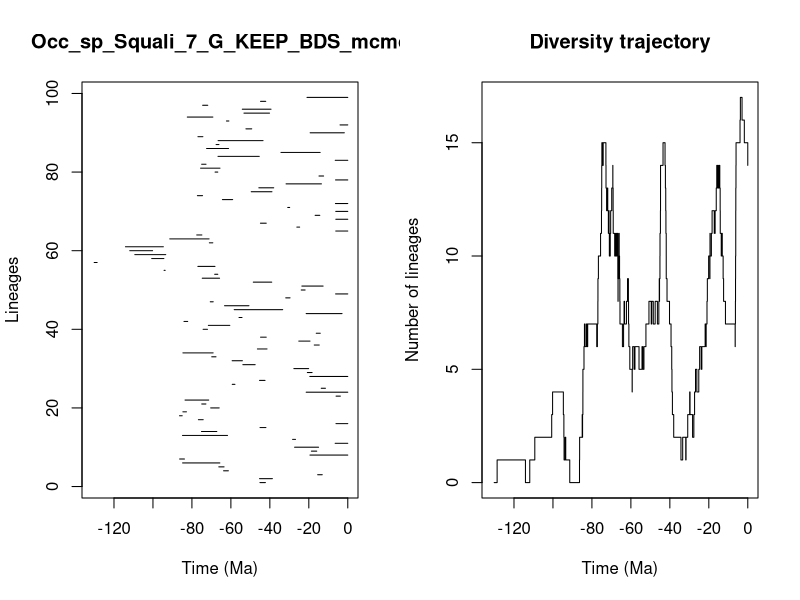

Reproduce this figure in R.


pdf(file='../Results/Species/5_MA_bins_EP/pyrate_mcmc_logs/Occ_sp_Squali_7_G_KEEP_BDS_mcmc_LTT.pdf',width=0.6*20, height=0.6*10)
title = "Occ_sp_Squali_7_G_KEEP_BDS_mcmc"
ts=c(45.08201251765877, 45.29019267742421,15.454326967846473,63.75152125628078,66.20357041253644,84.79227244039596,86.31209658859079,19.419361809745702,18.681943080953086,27.30618610565332,6.480448366311994,28.33594507856028,84.83649656594285,75.09422154871741,45.04381072086816,6.061463139925884,76.67113424579357,86.37257375534271,84.63793565563577,70.3761702461325,74.95781404186954,83.53722252400071,6.01653305606081,21.354948720296484,13.622662118247213,59.3081480902334,45.2982599635336,19.480911625695555,20.7532013505893,27.67948105953221,53.86097828606837,59.356996562460985,69.83476660425072,84.62324642452356,46.386944560168104,17.210144339655294,25.14716268195229,44.77761560292978,16.184856612251544,74.25193845741062,71.56258777874513,84.06954723843113,55.82314343345098,21.36272142344108,58.30068477302597,63.25528441185657,70.5825245158639,31.84053954543132,6.253454767555875,23.89517079658856,23.571392838256372,48.500545497466845,74.70369237314013,68.31718437569313,94.29442510098919,76.94441347440291,130.17102890991416,100.64132088223285,109.31631654798683,111.9055984158847,114.12023264143917,71.0567934468868,91.37484524080206,77.52644183069584,6.171930265547928,26.140758591897356,44.83512536440539,6.138506121936809,16.75669564647221,6.17488128779756,30.821576165926857,6.339136028429453,64.3458256700652,77.1885288506926,49.558094946213565,45.652865663224226,31.681789578857977,6.288284709290881,14.783638928902757,68.11821736617023,75.56117845700754,75.00015956787549,6.444480648090035,66.61205448079185,34.299356573476615,72.46574636414779,67.5863870968094,66.56542993214605,76.90754903555363,19.318876757340284,52.278876685669765,3.974057221133475,62.27732517686282,82.3743071915868,53.29403370574858,54.14935392781835,74.49010448969238,44.784514716961304,20.93408351058582)
te=c(42.277359587299244, 38.684885730049665,13.093669208059234,61.27206453320695,63.496547417402475,65.66635860242161,83.83496849412097,0.0,15.923963336576392,14.993970021876862,0.0,26.82363122824968,61.72278823528418,67.212078608397,42.01442372973415,0.0,74.21587684120598,84.99033429036292,82.80954994797051,66.00188070419154,72.81970355437869,71.37386149846144,3.8022602251125113,0.0,11.461382854229162,57.910527227373606,42.46684807735389,0.0,18.314801839938504,20.087396326277254,47.53511533007363,54.0969088109996,67.64309777473073,69.11886872683142,41.44854436601229,14.646849093106324,19.39176577514213,41.85952991776918,14.130126722078838,72.01965651174267,60.5470924758603,82.16907313482584,54.29139990600572,2.9432187466612723,33.41006425540003,50.72636645941574,69.0656154486526,29.629454573675588,0.0,21.886128055282036,12.650693457996706,39.027092713049356,65.80926020848001,66.71413633713875,93.72910935086675,68.15941069164947,128.65546734168262,94.39152177364367,93.43516419209075,100.18718464994879,94.66140777401377,69.2767763272114,71.19599319306793,74.89124108282651,0.0,24.70837091634005,41.854410752816925,0.0,14.362422801921262,0.0,29.819631252761123,0.0,59.08638991935625,74.53552018674533,38.922052800283616,38.01596834624722,13.518618087809132,0.0,12.412892313047367,66.71451666858644,65.59646704640039,72.76793454541658,0.0,45.44004520771486,14.175436916212625,61.19162413513427,66.13883000108905,43.49863996278915,74.37632105034537,1.772903438587084,49.29956318709215,0.0,61.02931304567088,69.24455382713553,40.17333592716542,39.389266387194844,71.87264720349106,42.10932322739629,0.0)
div_traj=c(0, 1,0,1,2,3,4,3,2,1,2,1,0,1,2,3,2,3,4,5,6,7,6,7,6,7,6,7,8,9,10,11,12,13,14,15,14,15,14,15,14,15,14,13,12,13,12,11,12,11,10,11,12,13,14,13,12,11,10,11,10,11,10,11,10,9,8,9,10,11,10,9,8,7,6,7,8,7,8,9,8,7,6,5,4,5,6,5,6,5,6,5,6,5,6,7,8,7,8,7,8,7,8,9,8,9,10,11,12,13,14,15,14,13,12,11,10,9,8,7,6,5,4,3,2,1,2,1,2,3,4,3,2,3,4,5,4,5,6,5,6,7,6,7,8,9,10,9,10,11,10,11,12,11,12,13,14,13,14,13,14,13,12,11,10,11,10,9,8,7,6,7,8,9,10,11,12,13,14,15,16,17,16,15,14)
time_events=c(130.17102890991416, 128.65546734168262,114.12023264143917,111.9055984158847,109.31631654798683,100.64132088223285,100.18718464994879,94.66140777401377,94.39152177364367,94.29442510098919,93.72910935086675,93.43516419209075,91.37484524080206,86.37257375534271,86.31209658859079,84.99033429036292,84.83649656594285,84.79227244039596,84.63793565563577,84.62324642452356,84.06954723843113,83.83496849412097,83.53722252400071,82.80954994797051,82.3743071915868,82.16907313482584,77.52644183069584,77.1885288506926,76.94441347440291,76.90754903555363,76.67113424579357,75.56117845700754,75.09422154871741,75.00015956787549,74.95781404186954,74.89124108282651,74.70369237314013,74.53552018674533,74.49010448969238,74.37632105034537,74.25193845741062,74.21587684120598,72.81970355437869,72.76793454541658,72.46574636414779,72.01965651174267,71.87264720349106,71.56258777874513,71.37386149846144,71.19599319306793,71.0567934468868,70.5825245158639,70.3761702461325,69.83476660425072,69.2767763272114,69.24455382713553,69.11886872683142,69.0656154486526,68.31718437569313,68.15941069164947,68.11821736617023,67.64309777473073,67.5863870968094,67.212078608397,66.71451666858644,66.71413633713875,66.61205448079185,66.56542993214605,66.20357041253644,66.13883000108905,66.00188070419154,65.80926020848001,65.66635860242161,65.59646704640039,64.3458256700652,63.75152125628078,63.496547417402475,63.25528441185657,62.27732517686282,61.72278823528418,61.27206453320695,61.19162413513427,61.02931304567088,60.5470924758603,59.356996562460985,59.3081480902334,59.08638991935625,58.30068477302597,57.910527227373606,55.82314343345098,54.29139990600572,54.14935392781835,54.0969088109996,53.86097828606837,53.29403370574858,52.278876685669765,50.72636645941574,49.558094946213565,49.29956318709215,48.500545497466845,47.53511533007363,46.386944560168104,45.652865663224226,45.44004520771486,45.2982599635336,45.29019267742421,45.08201251765877,45.04381072086816,44.83512536440539,44.784514716961304,44.77761560292978,43.49863996278915,42.46684807735389,42.277359587299244,42.10932322739629,42.01442372973415,41.85952991776918,41.854410752816925,41.44854436601229,40.17333592716542,39.389266387194844,39.027092713049356,38.922052800283616,38.684885730049665,38.01596834624722,34.299356573476615,33.41006425540003,31.84053954543132,31.681789578857977,30.821576165926857,29.819631252761123,29.629454573675588,28.33594507856028,27.67948105953221,27.30618610565332,26.82363122824968,26.140758591897356,25.14716268195229,24.70837091634005,23.89517079658856,23.571392838256372,21.886128055282036,21.36272142344108,21.354948720296484,20.93408351058582,20.7532013505893,20.087396326277254,19.480911625695555,19.419361809745702,19.39176577514213,19.318876757340284,18.681943080953086,18.314801839938504,17.210144339655294,16.75669564647221,16.184856612251544,15.923963336576392,15.454326967846473,14.993970021876862,14.783638928902757,14.646849093106324,14.362422801921262,14.175436916212625,14.130126722078838,13.622662118247213,13.518618087809132,13.093669208059234,12.650693457996706,12.412892313047367,11.461382854229162,6.480448366311994,6.444480648090035,6.339136028429453,6.288284709290881,6.253454767555875,6.17488128779756,6.171930265547928,6.138506121936809,6.061463139925884,6.01653305606081,3.974057221133475,3.8022602251125113,2.9432187466612723,1.772903438587084,0.0)
                par(mfrow=c(1,2))
                L = length(ts)
                plot(ts, 1:L , xlim=c(-max(ts)-1,0), pch=20, type="n", main=title,xlab="Time (Ma)",ylab="Lineages")
                for (i in 1:L){segments(x0=-te[i],y0=i,x1=-ts[i],y1=i)}    
                t = -time_events
                plot(div_traj ~ t,type="s", main = "Diversity trajectory",xlab="Time (Ma)",ylab="Number of lineages",xlim=c(-max(ts)-1,0))
                abline(v=c(65,200,251,367,445),lty=2,col="gray")
                
